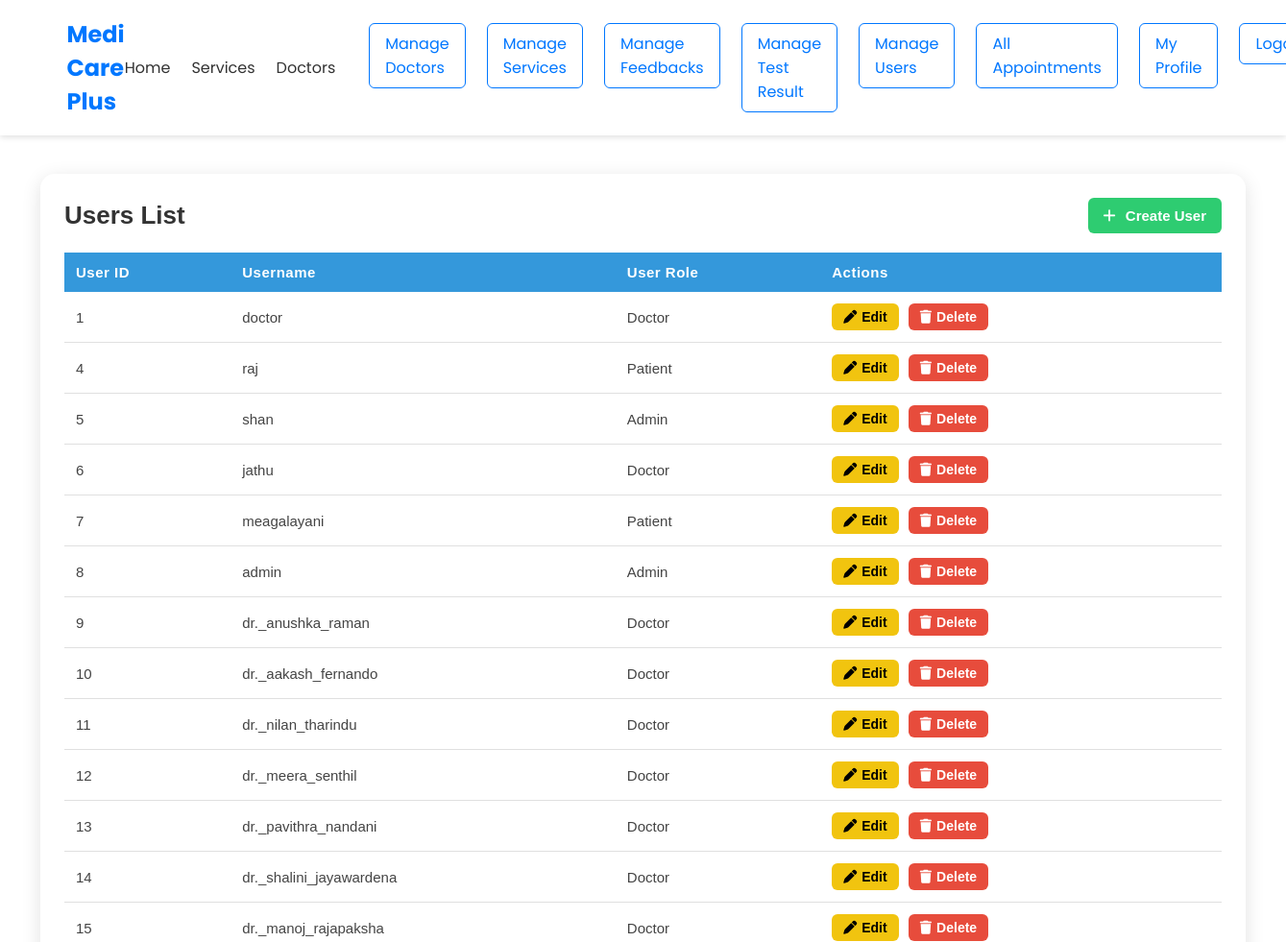
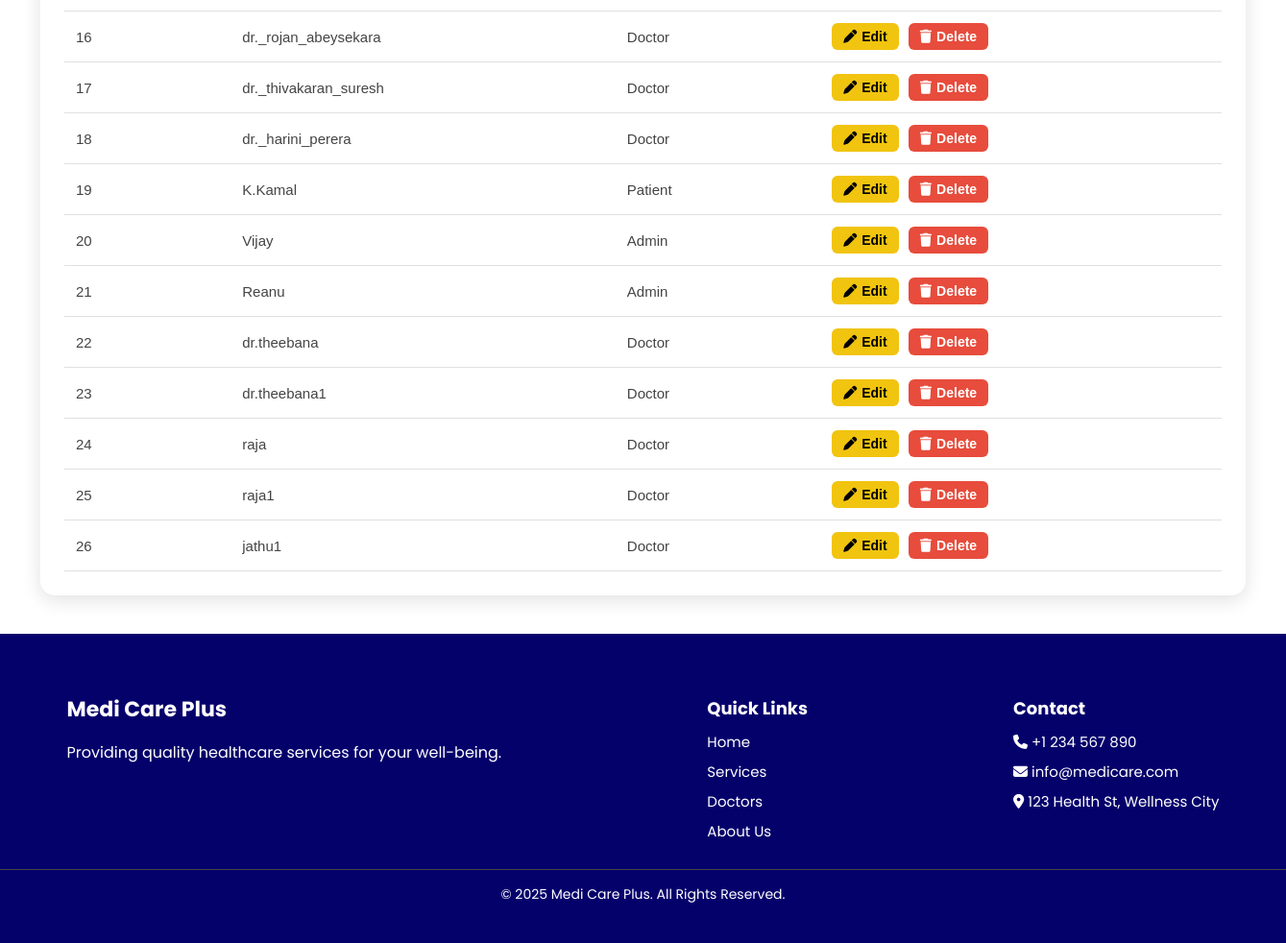
Screenshot of /Code/admin/user_index.php (signed in) with the database file from the repository (2 pictures, top to bottom).
### tables this page shows
CREATE TABLE `users` (
  `user_id` int(11) NOT NULL,
  `user_name` varchar(100) NOT NULL,
  `password` varchar(255) NOT NULL,
  `user_role` enum('admin','doctor','patient','') NOT NULL
);

### Code/admin/user_index.php (the view, shortened to what this page needs)
<?php
include('../inc/header.php');
include('../inc/connection.php');
$sql = "SELECT * FROM users";
$result = mysqli_query($conn, $sql);
?>
<div class="table-container">
    <div class="header-row">
        <h2>Users List</h2>
        <a class="create-btn" href="user_create.php">
            <i class="fa fa-plus"></i> Create User
        </a>
    </div>
    <table class="custom-table">
        <tr>
            <th>User ID</th>
            <th>Username</th>
            <th>User Role</th>
            <th>Actions</th>
        </tr>
        <?php while ($row = mysqli_fetch_assoc($result)) { ?>
            <tr>
                <td><?php echo $row['user_id']; ?></td>
                <td><?php echo $row['user_name']; ?></td>
                <td><?php echo ucfirst($row['user_role']); ?></td>
                <td>
                    <a class="action-btn edit-btn" href="user_edi.php?user_id=<?php echo $row['user_id']; ?>">
                        <i class="fa fa-pen"></i> Edit
                    </a>
                    <a class="action-btn delete-btn" href="user_index.php?delete=<?php echo $row['user_id']; ?>"
                        onclick="return confirm('Are you sure you want to delete this user?');">
                        <i class="fa fa-trash"></i> Delete
                    </a>
                </td>
            </tr>
        <?php } ?>
    </table>
</div>
<?php include('../inc/footer.php'); ?>

### Code/css/style.css (style rules this page uses)
body { margin: 0; font-family: 'Poppins', sans-serif; background: #ffffff; width: auto; }
.table-container { width: 90%; max-width: 1100px auto; margin: 40px auto; background: #ffffff; padding: 25px; border-radius: 15px; box-shadow: 0 5px 20px rgba(0, 0, 0, 0.12); font-family: Arial, sans-serif; }
.header-row { display: flex; justify-content: space-between; align-items: center; margin-bottom: 20px; }
.table-container h2 { margin: 0; font-size: 26px; color: #333; font-weight: 600; }
.create-btn { text-decoration: none; background: #2ecc71; color: #fff; padding: 10px 16px; border-radius: 6px; font-size: 15px; font-weight: bold; transition: 0.2s ease; }
.create-btn i { margin-right: 6px; }
.custom-table { width: 100%; border-collapse: collapse; font-size: 15px; }
.custom-table th { background: #3498db; color: #fff; padding: 12px; text-align: left; font-weight: bold; letter-spacing: 0.5px; }
.custom-table td { padding: 12px; border-bottom: 1px solid #e0e0e0; color: #444; }
.action-btn { padding: 6px 12px; text-decoration: none; border-radius: 6px; margin-right: 6px; font-size: 14px; font-weight: bold; display: inline-flex; align-items: center; gap: 5px; transition: background 0.2s ease; }
.action-btn i { font-size: 14px; }
.edit-btn { background: #f1c40f; color: #000; }
.delete-btn { background: #e74c3c; color: #fff; }

### rows the page displays
users: user_id "1", user_name "doctor", user_role "Doctor"
users: user_id "4", user_name "raj", user_role "Patient"
users: user_id "5", user_name "shan", user_role "Admin"
users: user_id "6", user_name "jathu", user_role "Doctor"
users: user_id "7", user_name "meagalayani", user_role "Patient"
users: user_id "8", user_name "admin", user_role "Admin"
users: user_id "9", user_name "dr._anushka_raman", user_role "Doctor"
users: user_id "10", user_name "dr._aakash_fernando", user_role "Doctor"
users: user_id "11", user_name "dr._nilan_tharindu", user_role "Doctor"
users: user_id "12", user_name "dr._meera_senthil", user_role "Doctor"
users: user_id "13", user_name "dr._pavithra_nandani", user_role "Doctor"
users: user_id "14", user_name "dr._shalini_jayawardena", user_role "Doctor"
users: user_id "15", user_name "dr._manoj_rajapaksha", user_role "Doctor"
users: user_id "16", user_name "dr._rojan_abeysekara", user_role "Doctor"
users: user_id "17", user_name "dr._thivakaran_suresh", user_role "Doctor"
users: user_id "18", user_name "dr._harini_perera", user_role "Doctor"
users: user_id "19", user_name "K.Kamal", user_role "Patient"
users: user_id "20", user_name "Vijay", user_role "Admin"
users: user_id "21", user_name "Reanu", user_role "Admin"
users: user_id "22", user_name "dr.theebana", user_role "Doctor"
users: user_id "23", user_name "dr.theebana1", user_role "Doctor"
users: user_id "24", user_name "raja", user_role "Doctor"
users: user_id "25", user_name "raja1", user_role "Doctor"
users: user_id "26", user_name "jathu1", user_role "Doctor"
